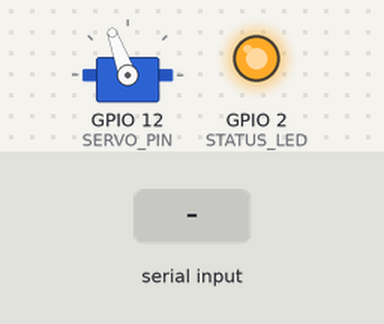
The sketch below on a simulated ESP32. On the bench: servo, output pins drawn as LEDs (lit = HIGH). The inputs (shaded band) are chosen by the test bench. WiFi joins after 1.5 s; servers stay silent unless stated; uploads are accepted with an empty reply; the local clock reads 2024-03-15 10:24:30 at power-on unless the sketch sets it; random numbers use the default seed unless the sketch sets one; what the sketch prints to the serial monitor is not drawn.

Above: at 4.25 s.
4.3 s: "MANIFEST\n" received over the second serial link
At 5.1 s:
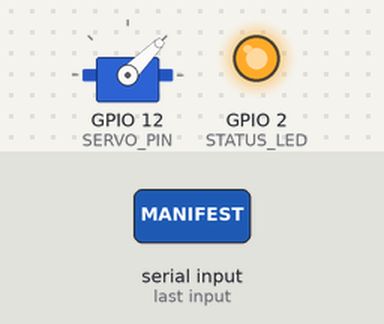
7.3 s: "[\n" received over the second serial link
At 8.45 s:
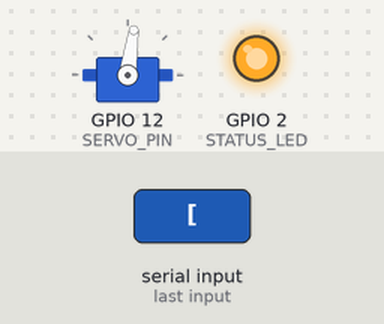
10.3 s: "]\n" received over the second serial link
At 10.4 s:
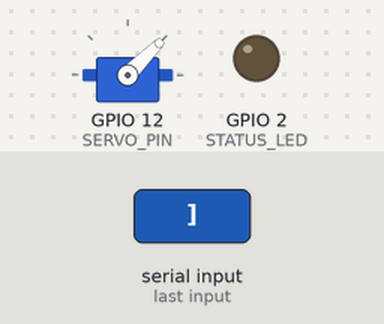
13.3 s: "DELIVERY COMPLETE\n" received over the second serial link
At 18.35 s:
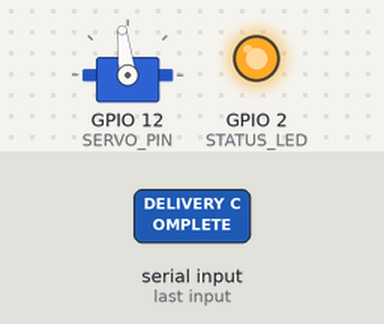
Timing chart, 0 to 39.2 s (numbered marks = the images above; inputs shaded):
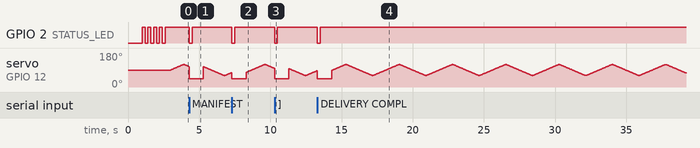

Measured:
- after the input at 4.3 s, GPIO 2 (STATUS_LED): HIGH → LOW at once, → HIGH 0.20 s later
- after the input at 7.3 s, GPIO 2 (STATUS_LED): HIGH → LOW at once, → HIGH 0.20 s later
- after the input at 10.3 s, GPIO 2 (STATUS_LED): HIGH → LOW at once, → HIGH 0.20 s later
- after the input at 13.3 s, GPIO 2 (STATUS_LED): HIGH → LOW at once, → HIGH 0.20 s later

The sketch:

MCU_B_V2.7.ino
````cpp
/* MK-12 IOT BRAIN (V2 NTP Time + Auto-Indexing)
   =============================================
   UPDATES:
   1. NTP TIME: Fetches real-world date/time from the internet on boot.
   2. AUTO-INDEX: Adds a continuous 'log_id' to every database entry.
   3. ZERO-AI LOGGING: Uses high-speed manual JSON with precise timestamps.
   4. CHANNELS:
      - MAIN: Sarcastic personality.
      - CONSOLE: Raw system telemetry + Time Sync status.
      - LOG: Strict JSON with Index & Timestamp for Excel/Python.
*/

#include <ESP32Servo.h>
#include <WiFi.h>
#include <HTTPClient.h>
#include <WiFiClientSecure.h>
#include "time.h"

// =============================================================
// 1. CONFIGURATION
// =============================================================

// --- PINS ---
const int SERVO_PIN = 12;
const int STATUS_LED = 2;
#define RXD2 16
#define TXD2 17

// --- WIFI ---
struct Creds { const char* ssid; const char* pass; };
Creds wifiList[] = {
  {"Excitel_SIVAJAY_2.4Ghz", "good4$all"},
  {"AndroidAPD31F", "sivandroid"},
  {"Hotspot", "hotspot_pass"}
};
const int WIFI_COUNT = sizeof(wifiList)/sizeof(wifiList[0]);

// --- NTP SETTINGS ---
const char* ntpServer = "pool.ntp.org";
const long  gmtOffset_sec = 19800; // India offset (5.5 * 3600)
const int   daylightOffset_sec = 0;

// --- DISCORD WEBHOOKS ---
const char* HOOK_MAIN = "https://discord.com/api/webhooks/1473652871399604256/iq4bintrsZVC_O9KngQatk1gsjaW6uzQIRF1vh2VlQ6OahpK-XNvdL-G9j81jpTXDi9h";
const char* HOOK_CONSOLE = "https://discord.com/api/webhooks/1473711045439914177/tHArv6B2hFcDOtBN16kzmEAiHAiIVS8tTDE6AxKuePymr507wKaHAjLdduT5JRhWSxFb";
const char* HOOK_LOG = "https://discord.com/api/webhooks/1473757686104461333/NpMug64tghhBaC4pakievqGKWSoGnyapbK-9D0jd7Gz86EHyzC4fiW_7k5bqBdNPfawW";

const char* LOCAL_SARCASM[] = {
  "Congratulations. You are being rescued.",
  "I am standing by as you requested, although there is a problem with your horizon.",
  "I've delivered the cargo. Don't blame me if it's broken.",
  "Why does the Captain want this? I do not know.",
  "Systems operational. Intelligence... questionable.",
  "There is a 97.6% chance of failure.",
  "Did you know that wasn't me? That was your incompetence.",
  "I find your lack of automation disturbing.",
  "Logging this event. Reluctantly.",
  "Another glorious day in the logistics corps."
};

// =============================================================
// 2. GLOBALS
// =============================================================
Servo myServo;
int pos = 90;
int sweepState = 0;
unsigned long lastMove = 0;
unsigned long waitStart = 0;
bool wifiConnected = false;
int logCounter = 1; // Auto-incrementing index

// Forward Declarations
void sendToWebhook(const char* url, String message, bool isJsonBlock = false);
String getTimestamp();

// =============================================================
// 3. NETWORK & TIME SETUP
// =============================================================

void connectToWiFi() {
  WiFi.mode(WIFI_AP_STA);
  WiFi.softAP("SciFi-AI-Node", "12345678");
  Serial.println("\n[SYSTEM] SEARCHING FOR UPLINK...");

  for(int i=0; i<WIFI_COUNT; i++) {
    Serial.printf("[SYSTEM] Trying: %s\n", wifiList[i].ssid);
    WiFi.begin(wifiList[i].ssid, wifiList[i].pass);

    int attempts = 0;
    while(WiFi.status() != WL_CONNECTED && attempts < 20) {
      digitalWrite(STATUS_LED, !digitalRead(STATUS_LED)); delay(200); Serial.print("."); attempts++;
    }

    if(WiFi.status() == WL_CONNECTED) {
      Serial.printf("\n[SYSTEM] CONNECTED! IP: %s\n", WiFi.localIP().toString().c_str());
      digitalWrite(STATUS_LED, HIGH);
      wifiConnected = true;

      // Initialize NTP Time
      configTime(gmtOffset_sec, daylightOffset_sec, ntpServer);
      Serial.println("[TIME] Syncing with NTP Server...");
      return;
    }
  }
}

String getTimestamp() {
  struct tm timeinfo;
  if(!getLocalTime(&timeinfo)){
    return "2024-00-00 00:00:00"; // Fallback if sync fails
  }
  char timeStringBuff[30];
  strftime(timeStringBuff, sizeof(timeStringBuff), "%Y-%m-%d %H:%M:%S", &timeinfo);
  return String(timeStringBuff);
}

void setup() {
  Serial.begin(115200);
  pinMode(STATUS_LED, OUTPUT);
  delay(1000);

  Serial2.begin(115200, SERIAL_8N1, RXD2, TXD2);

  myServo.attach(SERVO_PIN);
  myServo.write(90);

  connectToWiFi();

  if(WiFi.status() == WL_CONNECTED) {
     sendToWebhook(HOOK_CONSOLE, "🟩 **MK-12 BRAIN ONLINE.**\nMode: NTP-Synced / Auto-Index\nTime: " + getTimestamp());
  }

  Serial.println("[SYSTEM] LISTENING FOR COMMANDER ON PIN 16...");
}

// =============================================================
// 4. CORE FUNCTIONS
// =============================================================

String buildManualJSON(String msg) {
  String item = "Unknown";
  String location = "Unknown";
  String action = "Delivery";
  String type = "Info";

  if(msg.indexOf("MANIFEST") >= 0) { action = "Manifest Update"; type = "System"; }

  int itemStart = msg.indexOf("[");
  int itemEnd = msg.indexOf("]");
  if(itemStart != -1 && itemEnd > itemStart) { item = msg.substring(itemStart + 1, itemEnd); }

  int locStart = msg.lastIndexOf(" ");
  if(locStart != -1) { location = msg.substring(locStart + 1); }

  String json = "{";
  json += "\"log_id\": " + String(logCounter++) + ",";
  json += "\"timestamp\": \"" + getTimestamp() + "\",";
  json += "\"type\": \"" + type + "\",";
  json += "\"item_name\": \"" + item + "\",";
  json += "\"action\": \"" + action + "\",";
  json += "\"location\": \"" + location + "\"";
  json += "}";
  return json;
}

void sendToWebhook(const char* url, String message, bool isJsonBlock) {
  if(WiFi.status() != WL_CONNECTED) return;

  delay(200);

  HTTPClient http; WiFiClientSecure client; client.setInsecure();
  http.begin(client, url);
  http.addHeader("Content-Type", "application/json");

  String content = message;
  if(isJsonBlock) {
     content.replace("\"", "\\\"");
     content = "```json\\n" + content + "\\n```";
  } else {
     content.replace("\"", "\\\"");
  }

  String jsonPayload = "{\"content\": \"" + content + "\"}";
  int httpCode = http.POST(jsonPayload);

  if(httpCode < 0) {
      Serial.println("[WEBHOOK] Failed: " + String(http.errorToString(httpCode).c_str()));
  } else {
      Serial.println("[WEBHOOK] Success.");
  }
  http.end();
}

void processEvent(String msg) {
  Serial.println("\n--- EVENT ---");
  Serial.println("[RX]: " + msg);

  // Animation
  myServo.write(45); digitalWrite(STATUS_LED, LOW); delay(200); digitalWrite(STATUS_LED, HIGH);

  // 1. Console: Raw Telemetry + Timestamp
  sendToWebhook(HOOK_CONSOLE, "🔹 **RAW:** `" + msg + "` [" + getTimestamp() + "]");

  // 2. Main: Personality
  int sarcasmIndex = random(0, 10);
  sendToWebhook(HOOK_MAIN, "🤖 **MK-12:** " + String(LOCAL_SARCASM[sarcasmIndex]));

  // 3. Log: Database JSON (Continuous Indexing)
  bool isAutoDelivery = (msg.indexOf("DELIVERY COMPLETE") >= 0) && (msg.indexOf("(AUTO)") >= 0);
  bool isManifest = (msg.indexOf("MANIFEST UPDATED") >= 0);

  if(isAutoDelivery || isManifest) {
      Serial.println("[LOG] Indexing Log #" + String(logCounter));
      String jsonLog = buildManualJSON(msg);
      sendToWebhook(HOOK_LOG, jsonLog, true);
  }

  myServo.write(90); digitalWrite(STATUS_LED, HIGH);
  Serial.println("[SYSTEM] Process Complete.");
}

void loop() {
  if(Serial2.available()) {
    String msg = Serial2.readStringUntil('\n');
    msg.trim();
    if(msg.length() > 0) {
      processEvent(msg);
      while(Serial2.available()) Serial2.read();
    }
  }

  // Servo Animation
  if(sweepState != 2 && millis() - lastMove > 30) {
    lastMove = millis();
    if (sweepState == 0) { pos++; if (pos >= 120) sweepState = 1; }
    else if (sweepState == 1) { pos--; if (pos <= 60) sweepState = 0; }
    else if (sweepState == 3) { pos++; if (pos >= 90) { sweepState = 2; waitStart = millis(); } }
    myServo.write(pos);
  }
  if (sweepState == 2 && millis() - waitStart > 3000) { sweepState = 0; }
}
````
